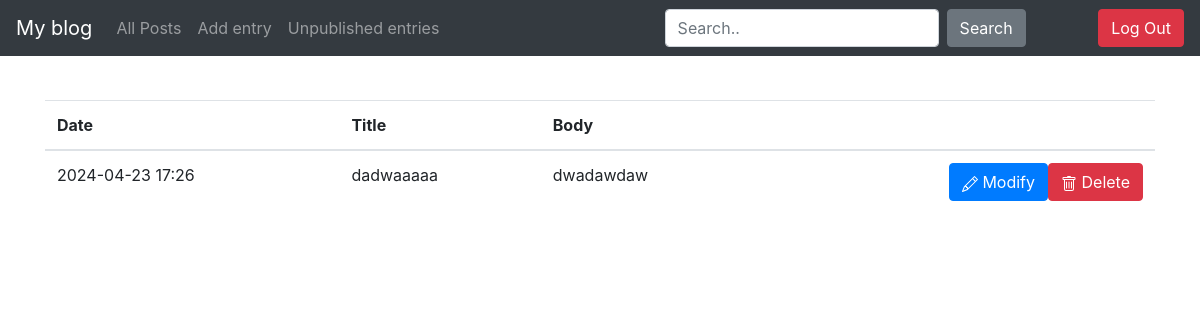
The page /unpublished_list (signed in) on the database as committed earlier.
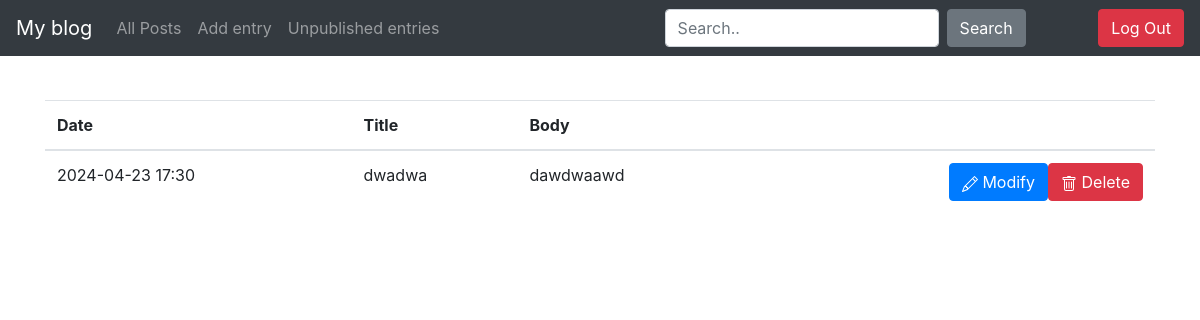
The same page on the database as committed later.
### blog/models.py (models this page shows)
class Entry(db.Model):
    id = db.Column(db.Integer, primary_key=True)
    title = db.Column(db.String(80), nullable=False)
    body = db.Column(db.Text, nullable=False)
    pub_date = db.Column(db.DateTime, nullable=False,
                         default=datetime.datetime.utcnow)
    is_published = db.Column(db.Boolean, default=False)

### blog/routes.py (the view)
@app.route('/unpublished_list', methods=['GET'])
@login_required
def unpublished_list():
    un_list = Entry.query.filter_by(is_published=False).order_by(Entry.pub_date.desc())
    return render_template('unpublished_list.html', un_list=un_list)

### blog/routes.py (called while the page is built)
def login_required(view_func):
    @functools.wraps(view_func)
    def check_permissions(*args,**kwargs):
        if session.get('logged_in'):
            return view_func(*args, **kwargs)
        return redirect(url_for('login', next=request.path))
    return check_permissions

### blog/templates/unpublished_list.html (shortened to what this page needs)
{% extends 'base.html' %}
{% block content %}
<table class="table">
    <thead>
        <th scope="col">Date</th>
        <th scope="col">Title</th>
        <th scope="col">Body</th>
        <th scope="col" ></th>
    </thead>
    <tbody>
        {% for post in un_list %}
        <tr>
            <td>
                {{post.pub_date.strftime("%Y-%m-%d %H:%M")}}
            </td>
            <td>
                {{post.title}}
            </td>
            <td>{{post.body|truncate(10,true)}}</td>
            <td class="text-right">
                <form action="{{ url_for('delete_entry') }}" method="post" class="float-right">
                    <button type="submit" class="btn btn-danger ">
                        Delete
                    </button>
                </form>
                <a href={{url_for('edit_entry', entry_id=post.id)}} class="btn btn-primary">
                    Modify
                </a>
            </td>
        </tr>
        {% endfor %}
    </tbody>
</table>
{% endblock content %}

Rows that differ between the two databases and show on the page:
removed Entry: pub_date "2024-04-23 17:26", title "dadwaaaaa", body "dwadawdaw"
added Entry: pub_date "2024-04-23 17:30", title "dwadwa", body "dawdwaawd"
